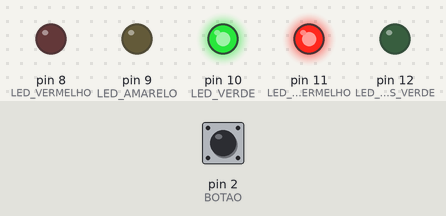
The sketch below on a simulated Arduino Uno, built with avr-gcc and run on an emulated ATmega328P. Shown: output pins drawn as LEDs (lit = HIGH). The inputs (shaded band) are chosen by the test bench; at power-on: pin 2 (BOTAO) HIGH.

Above: at 1.2 s.
1.3 s: pin 2 (BOTAO) pulled LOW for 0.15 s
At 3.0 s:
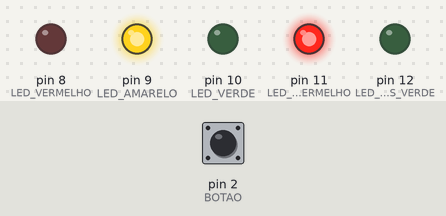
At 4.5 s:
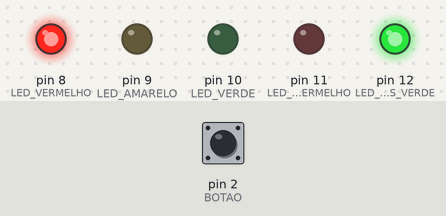
Timing chart, 0 to 10.4 s (numbered marks = the images above; inputs shaded):
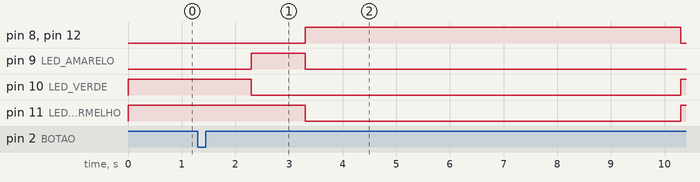

The sketch:

pedestrian-traffic-light.ino
```cpp
//============================================
// Semáforo com botão para peões
// Autor: Duarte Guimarães
//============================================

const int LED_VERMELHO = 8;
const int LED_AMARELO = 9;
const int LED_VERDE = 10;

const int LED_PEOES_VERMELHO = 11;
const int LED_PEOES_VERDE = 12;

const int BOTAO = 2;

enum Estado
{
  VERDE,
  SEGURANCA,
  AMARELO,
  VERMELHO
};

Estado estado = VERDE;

unsigned long tempo = 0;

void setup()
{
  pinMode(LED_VERMELHO, OUTPUT);
  pinMode(LED_AMARELO, OUTPUT);
  pinMode(LED_VERDE, OUTPUT);

  pinMode(LED_PEOES_VERMELHO, OUTPUT);
  pinMode(LED_PEOES_VERDE, OUTPUT);

  pinMode(BOTAO, INPUT_PULLUP);

  digitalWrite(LED_VERDE, HIGH);

  digitalWrite(LED_PEOES_VERMELHO, HIGH);
  digitalWrite(LED_PEOES_VERDE, LOW);

  tempo = millis();
}

void loop()
{

  switch (estado)
  {

    //------------------------------
    // VERDE
    //------------------------------

    case VERDE:

      // Botão pressionado
      if (digitalRead(BOTAO) == LOW)
      {
        estado = SEGURANCA;
        tempo = millis();
      }

      // Passaram 10 segundos
      else if (millis() - tempo >= 10000)
      {
        digitalWrite(LED_VERDE, LOW);
        digitalWrite(LED_AMARELO, HIGH);

        estado = AMARELO;
        tempo = millis();
      }

      break;

    //------------------------------
    // Tempo de segurança
    //------------------------------

    case SEGURANCA:

      if (millis() - tempo >= 1000)
      {
        digitalWrite(LED_VERDE, LOW);
        digitalWrite(LED_AMARELO, HIGH);

        estado = AMARELO;
        tempo = millis();
      }

      break;

    //------------------------------
    // AMARELO
    //------------------------------

    case AMARELO:

      if (millis() - tempo >= 1000)
      {
        digitalWrite(LED_AMARELO, LOW);
        digitalWrite(LED_VERMELHO, HIGH);

        digitalWrite(LED_PEOES_VERMELHO, LOW);
        digitalWrite(LED_PEOES_VERDE, HIGH);

        estado = VERMELHO;
        tempo = millis();
      }

      break;

    //------------------------------
    // VERMELHO
    //------------------------------

    case VERMELHO:

      if (millis() - tempo >= 7000)
      {
        digitalWrite(LED_PEOES_VERDE, LOW);
        digitalWrite(LED_PEOES_VERMELHO, HIGH);

        digitalWrite(LED_VERMELHO, LOW);
        digitalWrite(LED_VERDE, HIGH);

        estado = VERDE;
        tempo = millis();
      }

      break;
  }
}
```

Measured:
- after the input at 1.3 s, pin 8 (LED_VERMELHO), pin 12 (LED_PEOES_VERDE): LOW → HIGH after 2.0 s, → LOW 7.0 s later; pin 9 (LED_AMARELO): LOW → HIGH after 1.0 s instead of 8.7 s; pin 10 (LED_VERDE): HIGH → LOW after 1.0 s instead of 8.7 s; pin 11 (LED_PEOES_VERMELHO): HIGH → LOW after 2.0 s, → HIGH 7.0 s later
